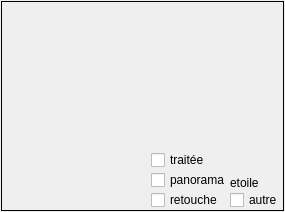
<?xml version="1.0" encoding="UTF-8"?>
<ui version="4.0">
 <class>MiniatureHor</class>
 <widget class="QWidget" name="MiniatureHor">
  <property name="geometry">
   <rect>
    <x>0</x>
    <y>0</y>
    <width>285</width>
    <height>212</height>
   </rect>
  </property>
  <property name="windowTitle">
   <string>Form</string>
  </property>
  <layout class="QHBoxLayout" name="horizontalLayout_2">
   <property name="leftMargin">
    <number>1</number>
   </property>
   <property name="topMargin">
    <number>1</number>
   </property>
   <property name="rightMargin">
    <number>1</number>
   </property>
   <property name="bottomMargin">
    <number>1</number>
   </property>
   <item>
    <widget class="QFrame" name="frame">
     <property name="enabled">
      <bool>true</bool>
     </property>
     <property name="frameShape">
      <enum>QFrame::Panel</enum>
     </property>
     <layout class="QVBoxLayout" name="verticalLayout_4">
      <property name="spacing">
       <number>6</number>
      </property>
      <property name="leftMargin">
       <number>0</number>
      </property>
      <property name="topMargin">
       <number>0</number>
      </property>
      <property name="rightMargin">
       <number>0</number>
      </property>
      <property name="bottomMargin">
       <number>0</number>
      </property>
      <item>
       <widget class="QLabel" name="label">
        <property name="text">
         <string/>
        </property>
       </widget>
      </item>
      <item>
       <layout class="QHBoxLayout" name="horizontalLayout">
        <property name="spacing">
         <number>0</number>
        </property>
        <item>
         <spacer name="horizontalSpacer">
          <property name="orientation">
           <enum>Qt::Horizontal</enum>
          </property>
          <property name="sizeHint" stdset="0">
           <size>
            <width>40</width>
            <height>20</height>
           </size>
          </property>
         </spacer>
        </item>
        <item>
         <layout class="QVBoxLayout" name="cb1">
          <item>
           <spacer name="verticalSpacer">
            <property name="orientation">
             <enum>Qt::Vertical</enum>
            </property>
            <property name="sizeHint" stdset="0">
             <size>
              <width>20</width>
              <height>40</height>
             </size>
            </property>
           </spacer>
          </item>
          <item>
           <widget class="QLabel" name="nom_pano">
            <property name="font">
             <font>
              <pointsize>12</pointsize>
              <weight>75</weight>
              <bold>true</bold>
             </font>
            </property>
            <property name="text">
             <string/>
            </property>
           </widget>
          </item>
          <item>
           <widget class="QCheckBox" name="traitee">
            <property name="text">
             <string>traitée</string>
            </property>
           </widget>
          </item>
          <item>
           <widget class="QCheckBox" name="panorama">
            <property name="text">
             <string>panorama</string>
            </property>
           </widget>
          </item>
          <item>
           <widget class="QCheckBox" name="retouche">
            <property name="text">
             <string>retouche</string>
            </property>
           </widget>
          </item>
         </layout>
        </item>
        <item>
         <layout class="QVBoxLayout" name="cb2">
          <property name="spacing">
           <number>0</number>
          </property>
          <item>
           <spacer name="verticalSpacer_2">
            <property name="orientation">
             <enum>Qt::Vertical</enum>
            </property>
            <property name="sizeHint" stdset="0">
             <size>
              <width>20</width>
              <height>40</height>
             </size>
            </property>
           </spacer>
          </item>
          <item>
           <widget class="QLabel" name="etoile">
            <property name="text">
             <string>etoile</string>
            </property>
           </widget>
          </item>
          <item>
           <widget class="QCheckBox" name="autre">
            <property name="text">
             <string>autre</string>
            </property>
           </widget>
          </item>
         </layout>
        </item>
       </layout>
      </item>
     </layout>
    </widget>
   </item>
  </layout>
 </widget>
 <resources/>
 <connections/>
</ui>
